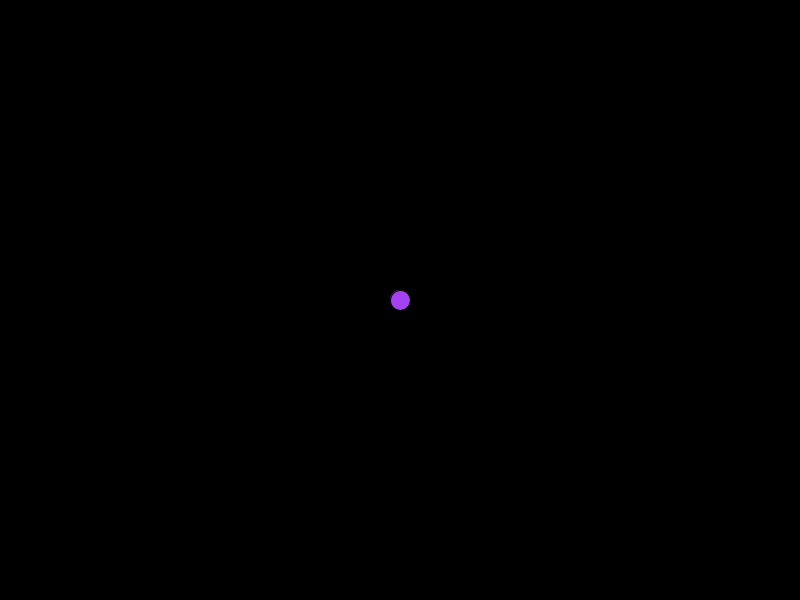
Frame 1 (no input)
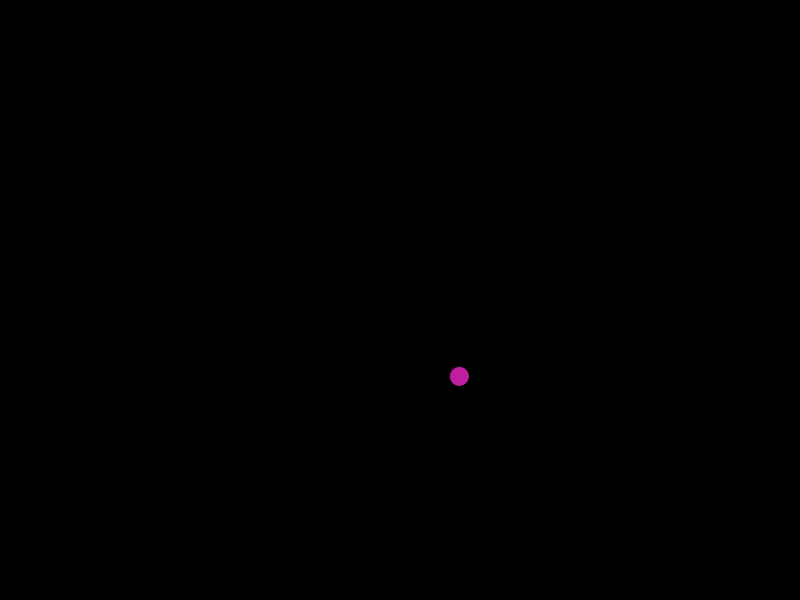
Frame 60 (the mouse pressed at the canvas centre just before this capture)
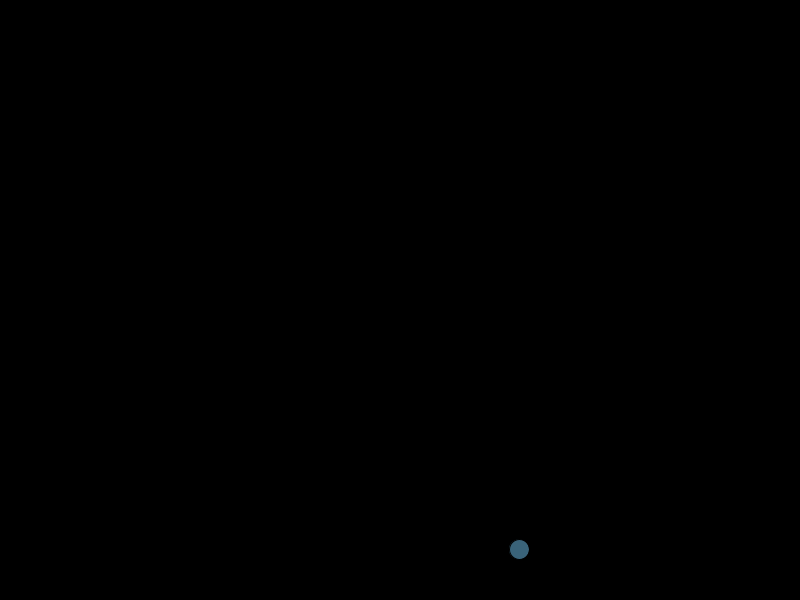
Frame 120 (the mouse held since frame 60 and released just before this capture)

The Processing sketch that drew these frames (run headless with seeded random() and noise(); from frame 60 on, the mouse is pressed at the canvas centre):

// Processing sketch: Gravity_Ball_1
// ── Gravity_Ball_1.pde
float x, y, gravity;
float velX, velY;
float accX, accY;
int sz=20;

void setup() {
  size(800, 600);
  x=width/2;
  y=height/2;
  gravity=0.75;
  velX=1;
  velY=0;
}

void draw() {
  background(0);
  fill(random(255),random(255),random(255));
  ellipse(x,y,sz,sz);
  velY+=gravity;
  x+=velX;
  y+=velY;
  if(x+sz/2>=width || x-sz/2<=0){
    velX*=-0.9;
  }
  if(y+sz/2>=height || y-sz/2<=0){
    y=height-sz/2;
    velY*=-0.9;
  }
  
}
